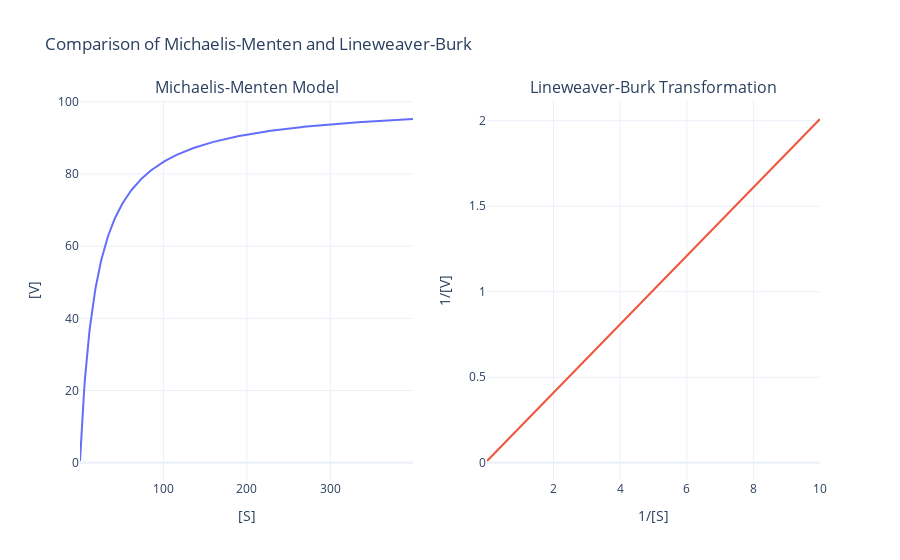

Source (notebook cell):
### Markdown cell above
## Example 2: Comparison to MM Model

### Code cell
### We'll reuse the same data from Example 1 and generate the MM data ###
velocity = mm_model(substrate, 20, 100) #Km = 20, Vmax = 100

fig2 = make_subplots(rows=1, cols=2,
                     subplot_titles=("Michaelis-Menten Model", "Lineweaver-Burk Transformation"))

# Plotting MM Model
fig2.add_trace(go.Scatter(x=substrate, y=velocity, mode='lines'),
               row=1, col=1)
fig2.update_xaxes(title_text='[S]', row=1, col=1)
fig2.update_yaxes(title_text='[V]', row=1, col=1)

# Plotting LB Model
fig2.add_trace(go.Scatter(x=1/substrate, y=recip_velocity, mode='lines'),
               row=1, col=2)
fig2.update_xaxes(title_text='1/[S]', row=1, col=2)
fig2.update_yaxes(title_text='1/[V]', row=1, col=2)

# Final Plot Updates
fig2.update_layout(title='Comparison of Michaelis-Menten and Lineweaver-Burk',
                   showlegend=False,
                   template="plotly_white")

### Figure 1 — Plotly figure (JSON) as saved in the notebook; plotly's stock layout.template omitted (floating-point values rounded to 4 significant figures; data arrays with more than 128 entries replaced by an {"elided": "..."} marker saying what was removed)
{"data": [{"mode": "lines", "type": "scatter", "x": {"elided": "400 float values"}, "xaxis": "x", "y": {"elided": "400 float values"}, "yaxis": "y"}, {"mode": "lines", "type": "scatter", "x": {"elided": "400 float values"}, "xaxis": "x2", "y": {"elided": "400 float values"}, "yaxis": "y2"}], "layout": {"annotations": [{"font": {"size": 16}, "showarrow": false, "text": "Michaelis-Menten Model", "x": 0.225, "xanchor": "center", "xref": "paper", "y": 1, "yanchor": "bottom", "yref": "paper"}, {"font": {"size": 16}, "showarrow": false, "text": "Lineweaver-Burk Transformation", "x": 0.775, "xanchor": "center", "xref": "paper", "y": 1, "yanchor": "bottom", "yref": "paper"}], "showlegend": false, "title": {"text": "Comparison of Michaelis-Menten and Lineweaver-Burk"}, "xaxis": {"anchor": "y", "domain": [0, 0.45], "title": {"text": "[S]"}}, "xaxis2": {"anchor": "y2", "domain": [0.55, 1], "title": {"text": "1/[S]"}}, "yaxis": {"anchor": "x", "domain": [0, 1], "title": {"text": "[V]"}}, "yaxis2": {"anchor": "x2", "domain": [0, 1], "title": {"text": "1/[V]"}}}}
